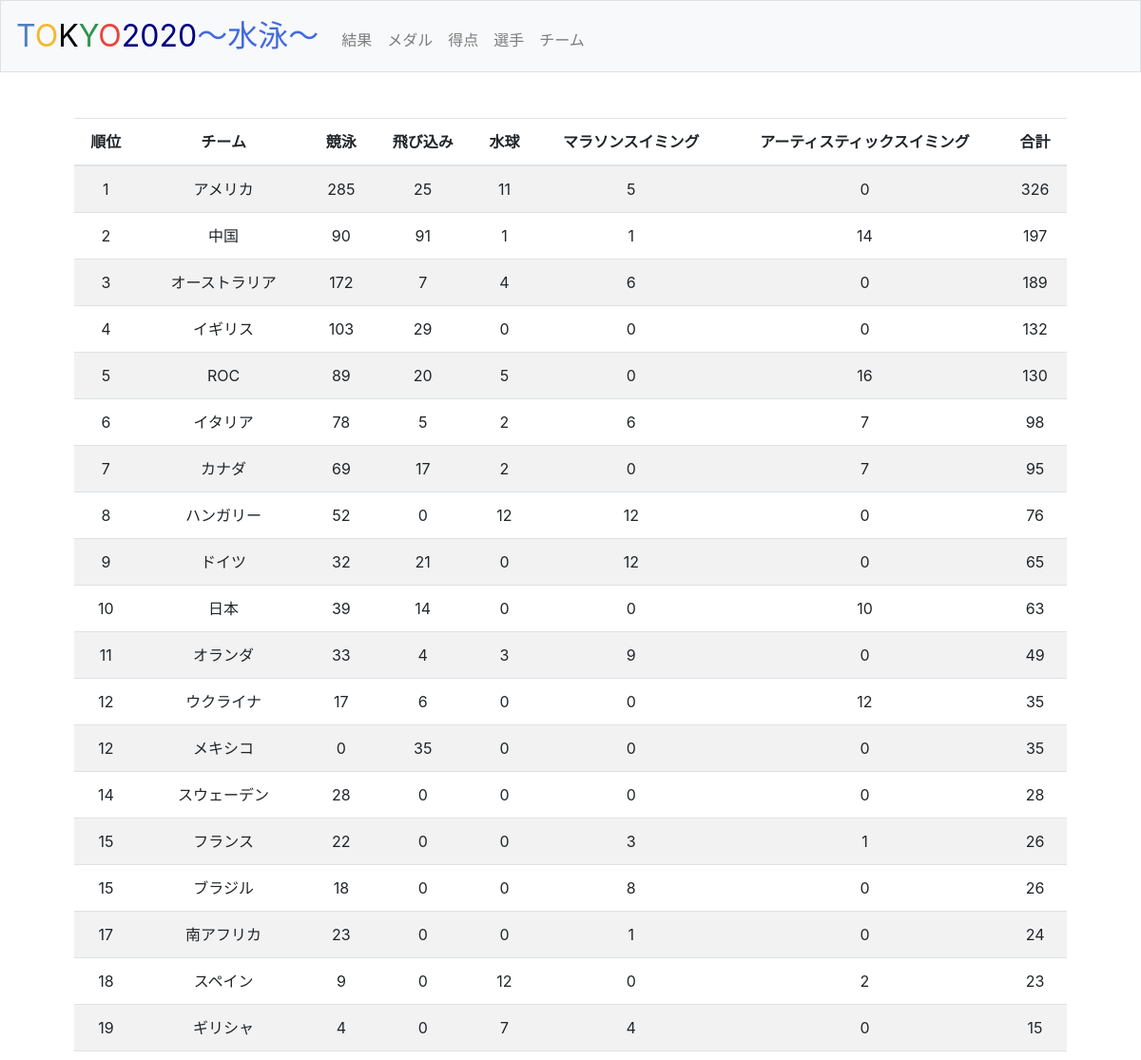
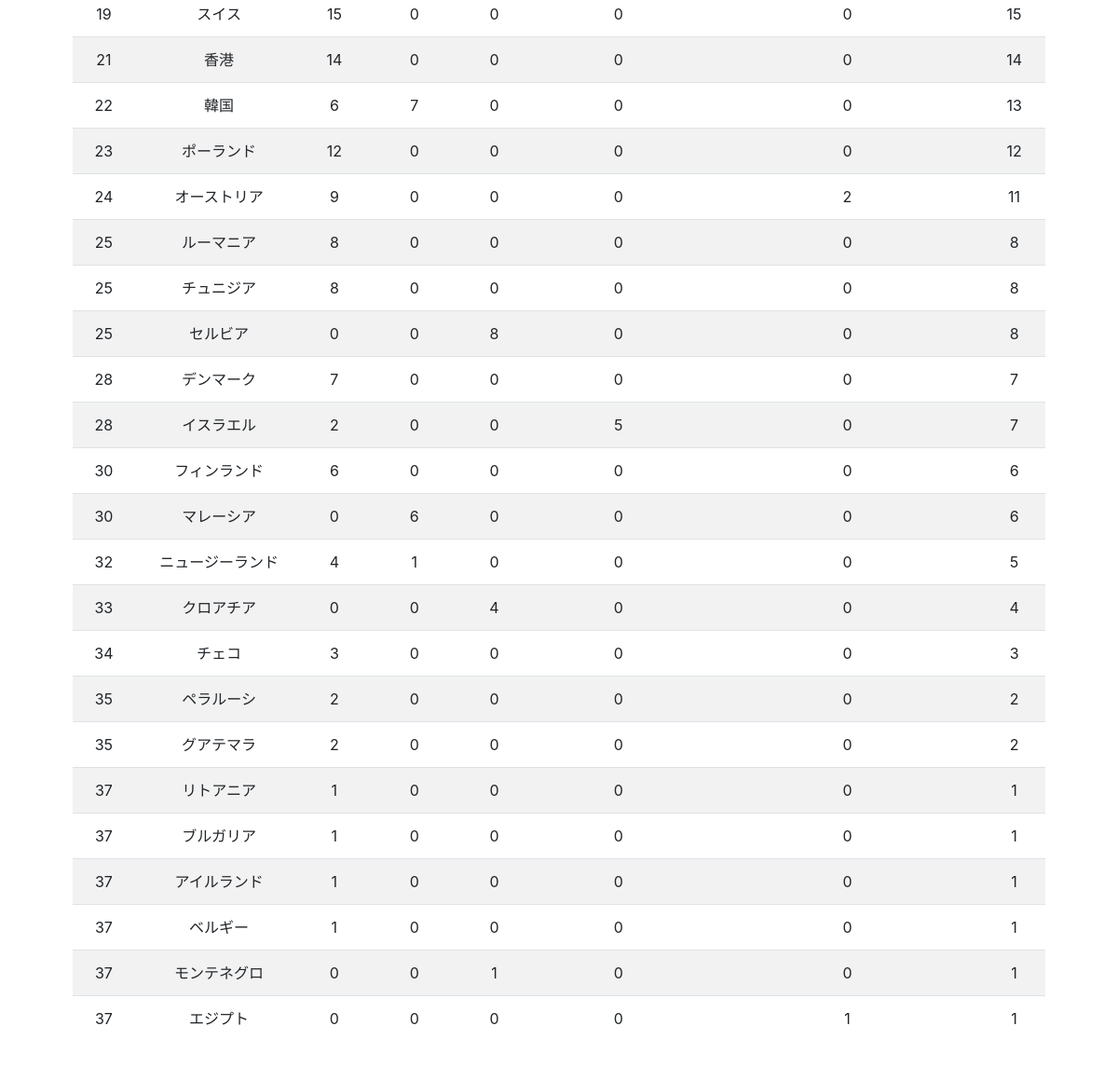
The app's page /score with its own data (2 pictures, top to bottom).
### tables this page shows
CREATE TABLE 'results' (id INTEGER PRIMARY KEY, sport CHAR(50) NOT NULL, event CHAR(50) NOT NULL, rank INTEGER NOT NULL, athletes TEXT NOT NULL,'team' CHAR(20) NOT NULL,'record' CHAR(20));

### application.py (the view)
@app.route("/score", methods=["GET", "POST"])
def score():
    rows = db.execute("SELECT sport, rank, team FROM results")
    scores = []
    for row in rows:
        is_exist = False
        for i in range(len(scores)):
            if row["team"] in scores[i]["team"]:
                is_exist = True
                break
        if is_exist == False:
            scores.append({
                "rank": 0,
                "team": row["team"],
                "競泳": 0,
                "飛び込み": 0,
                "水球": 0,
                "マラソンスイミング": 0,
                "アーティスティックスイミング": 0,
                "total": 0
            })
    score_list = [8, 7, 6, 5, 4, 3, 2, 1]
    for row in rows:
        for j in range(len(scores)):
            if row["team"] in scores[j]["team"]:
                if row["rank"] == "失格":
                    break
                scores[j][row["sport"]] += score_list[row["rank"] - 1]
                scores[j]["total"] += score_list[row["rank"] - 1]
                break
    scores = sorted(scores, key=lambda x: x["total"], reverse=True)
    for r in range(len(scores)):
        if r >= 1 and scores[r]["total"] == scores[r - 1]["total"]:
            scores[r]["rank"] = scores[r - 1]["rank"]
        else:
            scores[r]["rank"] = r + 1
    return render_template("score.html", scores=scores)

### application.py (called while the page is built)
@app.after_request
def after_request(response):
    response.headers["Cache-Control"] = "no-cache, no-store, must-revalidate"
    response.headers["Expires"] = 0
    response.headers["Pragma"] = "no-cache"
    return response

### templates/score.html (shortened to what this page needs)
{% extends "layout.html" %}
{% block main %}
    <table class="table table-striped">
        <thead>
            <th>順位</th>
            <th>チーム</th>
            <th>競泳</th>
            <th>飛び込み</th>
            <th>水球</th>
            <th>マラソンスイミング</th>
            <th>アーティスティックスイミング</th>
            <th>合計</th>
        </thead>
        <tbody>
            {% for score in scores %}
                <tr>
                    <td>{{score["rank"]}}</td>
                    <td>{{score["team"]}}</td>
                    <td>{{score["競泳"]}}</td>
                    <td>{{score["飛び込み"]}}</td>
                    <td>{{score["水球"]}}</td>
                    <td>{{score["マラソンスイミング"]}}</td>
                    <td>{{score["アーティスティックスイミング"]}}</td>
                    <td>{{score["total"]}}</td>
                </tr>
            {% endfor %}
        </tbody>
    </table>
{% endblock %}

### static/styles.css (style rules this page uses)
main table { text-align: center; }

### records on screen
results: rank "1", team "アメリカ", 競泳 "285", 飛び込み "25", 水球 "11", マラソンスイミング "5", アーティスティックスイミング "0", total "326"
results: rank "2", team "中国", 競泳 "90", 飛び込み "91", 水球 "1", マラソンスイミング "1", アーティスティックスイミング "14", total "197"
results: rank "3", team "オーストラリア", 競泳 "172", 飛び込み "7", 水球 "4", マラソンスイミング "6", アーティスティックスイミング "0", total "189"
results: rank "4", team "イギリス", 競泳 "103", 飛び込み "29", 水球 "0", マラソンスイミング "0", アーティスティックスイミング "0", total "132"
results: rank "5", team "ROC", 競泳 "89", 飛び込み "20", 水球 "5", マラソンスイミング "0", アーティスティックスイミング "16", total "130"
results: rank "6", team "イタリア", 競泳 "78", 飛び込み "5", 水球 "2", マラソンスイミング "6", アーティスティックスイミング "7", total "98"
results: rank "7", team "カナダ", 競泳 "69", 飛び込み "17", 水球 "2", マラソンスイミング "0", アーティスティックスイミング "7", total "95"
results: rank "8", team "ハンガリー", 競泳 "52", 飛び込み "0", 水球 "12", マラソンスイミング "12", アーティスティックスイミング "0", total "76"
results: rank "9", team "ドイツ", 競泳 "32", 飛び込み "21", 水球 "0", マラソンスイミング "12", アーティスティックスイミング "0", total "65"
results: rank "10", team "日本", 競泳 "39", 飛び込み "14", 水球 "0", マラソンスイミング "0", アーティスティックスイミング "10", total "63"
results: rank "11", team "オランダ", 競泳 "33", 飛び込み "4", 水球 "3", マラソンスイミング "9", アーティスティックスイミング "0", total "49"
results: rank "12", team "ウクライナ", 競泳 "17", 飛び込み "6", 水球 "0", マラソンスイミング "0", アーティスティックスイミング "12", total "35"
results: rank "12", team "メキシコ", 競泳 "0", 飛び込み "35", 水球 "0", マラソンスイミング "0", アーティスティックスイミング "0", total "35"
results: rank "14", team "スウェーデン", 競泳 "28", 飛び込み "0", 水球 "0", マラソンスイミング "0", アーティスティックスイミング "0", total "28"
results: rank "15", team "フランス", 競泳 "22", 飛び込み "0", 水球 "0", マラソンスイミング "3", アーティスティックスイミング "1", total "26"
results: rank "15", team "ブラジル", 競泳 "18", 飛び込み "0", 水球 "0", マラソンスイミング "8", アーティスティックスイミング "0", total "26"
results: rank "17", team "南アフリカ", 競泳 "23", 飛び込み "0", 水球 "0", マラソンスイミング "1", アーティスティックスイミング "0", total "24"
results: rank "18", team "スペイン", 競泳 "9", 飛び込み "0", 水球 "12", マラソンスイミング "0", アーティスティックスイミング "2", total "23"
results: rank "19", team "ギリシャ", 競泳 "4", 飛び込み "0", 水球 "7", マラソンスイミング "4", アーティスティックスイミング "0", total "15"
results: rank "19", team "スイス", 競泳 "15", 飛び込み "0", 水球 "0", マラソンスイミング "0", アーティスティックスイミング "0", total "15"
results: rank "21", team "香港", 競泳 "14", 飛び込み "0", 水球 "0", マラソンスイミング "0", アーティスティックスイミング "0", total "14"
results: rank "22", team "韓国", 競泳 "6", 飛び込み "7", 水球 "0", マラソンスイミング "0", アーティスティックスイミング "0", total "13"
results: rank "23", team "ポーランド", 競泳 "12", 飛び込み "0", 水球 "0", マラソンスイミング "0", アーティスティックスイミング "0", total "12"
results: rank "24", team "オーストリア", 競泳 "9", 飛び込み "0", 水球 "0", マラソンスイミング "0", アーティスティックスイミング "2", total "11"
results: rank "25", team "ルーマニア", 競泳 "8", 飛び込み "0", 水球 "0", マラソンスイミング "0", アーティスティックスイミング "0", total "8"
results: rank "25", team "チュニジア", 競泳 "8", 飛び込み "0", 水球 "0", マラソンスイミング "0", アーティスティックスイミング "0", total "8"
results: rank "25", team "セルビア", 競泳 "0", 飛び込み "0", 水球 "8", マラソンスイミング "0", アーティスティックスイミング "0", total "8"
results: rank "28", team "デンマーク", 競泳 "7", 飛び込み "0", 水球 "0", マラソンスイミング "0", アーティスティックスイミング "0", total "7"
results: rank "28", team "イスラエル", 競泳 "2", 飛び込み "0", 水球 "0", マラソンスイミング "5", アーティスティックスイミング "0", total "7"
results: rank "30", team "フィンランド", 競泳 "6", 飛び込み "0", 水球 "0", マラソンスイミング "0", アーティスティックスイミング "0", total "6"
results: rank "30", team "マレーシア", 競泳 "0", 飛び込み "6", 水球 "0", マラソンスイミング "0", アーティスティックスイミング "0", total "6"
results: rank "32", team "ニュージーランド", 競泳 "4", 飛び込み "1", 水球 "0", マラソンスイミング "0", アーティスティックスイミング "0", total "5"
results: rank "33", team "クロアチア", 競泳 "0", 飛び込み "0", 水球 "4", マラソンスイミング "0", アーティスティックスイミング "0", total "4"
results: rank "34", team "チェコ", 競泳 "3", 飛び込み "0", 水球 "0", マラソンスイミング "0", アーティスティックスイミング "0", total "3"
results: rank "35", team "ペラルーシ", 競泳 "2", 飛び込み "0", 水球 "0", マラソンスイミング "0", アーティスティックスイミング "0", total "2"
results: rank "35", team "グアテマラ", 競泳 "2", 飛び込み "0", 水球 "0", マラソンスイミング "0", アーティスティックスイミング "0", total "2"
results: rank "37", team "リトアニア", 競泳 "1", 飛び込み "0", 水球 "0", マラソンスイミング "0", アーティスティックスイミング "0", total "1"
results: rank "37", team "ブルガリア", 競泳 "1", 飛び込み "0", 水球 "0", マラソンスイミング "0", アーティスティックスイミング "0", total "1"
results: rank "37", team "アイルランド", 競泳 "1", 飛び込み "0", 水球 "0", マラソンスイミング "0", アーティスティックスイミング "0", total "1"
results: rank "37", team "ベルギー", 競泳 "1", 飛び込み "0", 水球 "0", マラソンスイミング "0", アーティスティックスイミング "0", total "1"
results: rank "37", team "モンテネグロ", 競泳 "0", 飛び込み "0", 水球 "1", マラソンスイミング "0", アーティスティックスイミング "0", total "1"
results: rank "37", team "エジプト", 競泳 "0", 飛び込み "0", 水球 "0", マラソンスイミング "0", アーティスティックスイミング "1", total "1"
